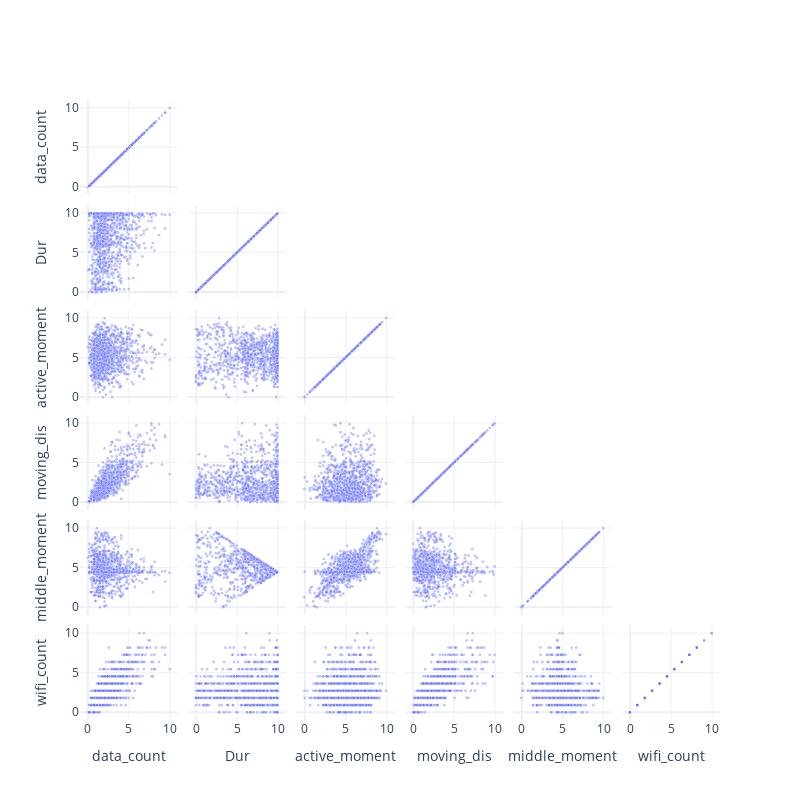

The code cell stored with this chart in its notebook:
### Code cell
myplot.Scatter_Matrix(df_cluster,
                      dimentions = ['data_count',
                                    'Dur',
                                    'active_moment',
                                    'moving_dis',
                                    'middle_moment',
                                    'wifi_count'])

### Figure 1 — Plotly figure (JSON) as saved in the notebook; plotly's stock layout.template omitted (floating-point values rounded to 4 significant figures; data arrays with more than 128 entries replaced by an {"elided": "..."} marker saying what was removed)
{"data": [{"dimensions": [{"label": "data_count", "values": {"elided": "1098 float values"}}, {"label": "Dur", "values": {"elided": "1098 float values"}}, {"label": "active_moment", "values": {"elided": "1098 float values"}}, {"label": "moving_dis", "values": {"elided": "1098 float values"}}, {"label": "middle_moment", "values": {"elided": "1098 float values"}}, {"label": "wifi_count", "values": {"elided": "1098 float values"}}], "marker": {"line": {"color": "white", "width": 0.5}, "opacity": 0.4, "showscale": false, "size": 3}, "showupperhalf": false, "type": "splom"}], "layout": {"dragmode": "select", "height": 800, "hovermode": "closest", "width": 800}}
